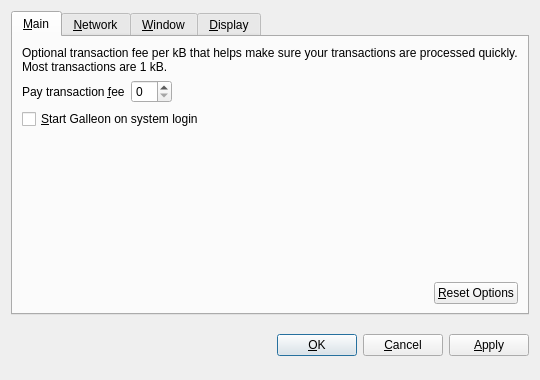
<?xml version="1.0" encoding="UTF-8"?>
<ui version="4.0">
 <class>OptionsDialog</class>
 <widget class="QDialog" name="OptionsDialog">
  <property name="geometry">
   <rect>
    <x>0</x>
    <y>0</y>
    <width>540</width>
    <height>380</height>
   </rect>
  </property>
  <property name="windowTitle">
   <string>Options</string>
  </property>
  <property name="modal">
   <bool>true</bool>
  </property>
  <layout class="QVBoxLayout" name="verticalLayout">
   <item>
    <widget class="QTabWidget" name="tabWidget">
     <property name="tabPosition">
      <enum>QTabWidget::North</enum>
     </property>
     <property name="currentIndex">
      <number>0</number>
     </property>
     <widget class="QWidget" name="tabMain">
      <attribute name="title">
       <string>&amp;Main</string>
      </attribute>
      <layout class="QVBoxLayout" name="verticalLayout_Main">
       <item>
        <widget class="QLabel" name="transactionFeeInfoLabel">
         <property name="text">
          <string>Optional transaction fee per kB that helps make sure your transactions are processed quickly. Most transactions are 1 kB.</string>
         </property>
         <property name="textFormat">
          <enum>Qt::PlainText</enum>
         </property>
         <property name="wordWrap">
          <bool>true</bool>
         </property>
        </widget>
       </item>
       <item>
        <layout class="QHBoxLayout" name="horizontalLayout_1_Main">
         <item>
          <widget class="QLabel" name="transactionFeeLabel">
           <property name="text">
            <string>Pay transaction &amp;fee</string>
           </property>
           <property name="textFormat">
            <enum>Qt::PlainText</enum>
           </property>
           <property name="buddy">
            <cstring>transactionFee</cstring>
           </property>
          </widget>
         </item>
         <item>
          <widget class="BitcoinAmountField" name="transactionFee"/>
         </item>
         <item>
          <spacer name="horizontalSpacer_1_Main">
           <property name="orientation">
            <enum>Qt::Horizontal</enum>
           </property>
           <property name="sizeHint" stdset="0">
            <size>
             <width>40</width>
             <height>20</height>
            </size>
           </property>
          </spacer>
         </item>
        </layout>
       </item>
       <item>
        <widget class="QCheckBox" name="bitcoinAtStartup">
         <property name="toolTip">
          <string>Automatically start Galleon after logging in to the system.</string>
         </property>
         <property name="text">
          <string>&amp;Start Galleon on system login</string>
         </property>
        </widget>
       </item>
       <item>
        <spacer name="verticalSpacer_Main">
         <property name="orientation">
          <enum>Qt::Vertical</enum>
         </property>
         <property name="sizeHint" stdset="0">
          <size>
           <width>20</width>
           <height>40</height>
          </size>
         </property>
        </spacer>
       </item>
       <item>
        <layout class="QHBoxLayout" name="horizontalLayout_2_Main">
         <item>
          <spacer name="horizontalSpacer_2_Main">
           <property name="orientation">
            <enum>Qt::Horizontal</enum>
           </property>
           <property name="sizeHint" stdset="0">
            <size>
             <width>40</width>
             <height>20</height>
            </size>
           </property>
          </spacer>
         </item>
         <item>
          <widget class="QPushButton" name="resetButton">
           <property name="toolTip">
            <string>Reset all client options to default.</string>
           </property>
           <property name="text">
            <string>&amp;Reset Options</string>
           </property>
           <property name="autoDefault">
            <bool>false</bool>
           </property>
          </widget>
         </item>
        </layout>
       </item>
      </layout>
     </widget>
     <widget class="QWidget" name="tabNetwork">
      <attribute name="title">
       <string>&amp;Network</string>
      </attribute>
      <layout class="QVBoxLayout" name="verticalLayout_Network">
       <item>
        <widget class="QCheckBox" name="mapPortUpnp">
         <property name="toolTip">
          <string>Automatically open the Galleon client port on the router. This only works when your router supports UPnP and it is enabled.</string>
         </property>
         <property name="text">
          <string>Map port using &amp;UPnP</string>
         </property>
        </widget>
       </item>
       <item>
        <widget class="QCheckBox" name="connectSocks">
         <property name="toolTip">
          <string>Connect to the Galleon network through a SOCKS proxy (e.g. when connecting through Tor).</string>
         </property>
         <property name="text">
          <string>&amp;Connect through SOCKS proxy:</string>
         </property>
        </widget>
       </item>
       <item>
        <layout class="QHBoxLayout" name="horizontalLayout_Network">
         <item>
          <widget class="QLabel" name="proxyIpLabel">
           <property name="text">
            <string>Proxy &amp;IP:</string>
           </property>
           <property name="textFormat">
            <enum>Qt::PlainText</enum>
           </property>
           <property name="buddy">
            <cstring>proxyIp</cstring>
           </property>
          </widget>
         </item>
         <item>
          <widget class="QValidatedLineEdit" name="proxyIp">
           <property name="maximumSize">
            <size>
             <width>140</width>
             <height>16777215</height>
            </size>
           </property>
           <property name="toolTip">
            <string>IP address of the proxy (e.g. 127.0.0.1)</string>
           </property>
          </widget>
         </item>
         <item>
          <widget class="QLabel" name="proxyPortLabel">
           <property name="text">
            <string>&amp;Port:</string>
           </property>
           <property name="textFormat">
            <enum>Qt::PlainText</enum>
           </property>
           <property name="buddy">
            <cstring>proxyPort</cstring>
           </property>
          </widget>
         </item>
         <item>
          <widget class="QLineEdit" name="proxyPort">
           <property name="maximumSize">
            <size>
             <width>55</width>
             <height>16777215</height>
            </size>
           </property>
           <property name="toolTip">
            <string>Port of the proxy (e.g. 9050)</string>
           </property>
          </widget>
         </item>
         <item>
          <widget class="QLabel" name="socksVersionLabel">
           <property name="text">
            <string>SOCKS &amp;Version:</string>
           </property>
           <property name="textFormat">
            <enum>Qt::PlainText</enum>
           </property>
           <property name="buddy">
            <cstring>socksVersion</cstring>
           </property>
          </widget>
         </item>
         <item>
          <widget class="QValueComboBox" name="socksVersion">
           <property name="toolTip">
            <string>SOCKS version of the proxy (e.g. 5)</string>
           </property>
          </widget>
         </item>
         <item>
          <spacer name="horizontalSpacer_Network">
           <property name="orientation">
            <enum>Qt::Horizontal</enum>
           </property>
           <property name="sizeHint" stdset="0">
            <size>
             <width>40</width>
             <height>20</height>
            </size>
           </property>
          </spacer>
         </item>
        </layout>
       </item>
       <item>
        <spacer name="verticalSpacer_Network">
         <property name="orientation">
          <enum>Qt::Vertical</enum>
         </property>
         <property name="sizeHint" stdset="0">
          <size>
           <width>20</width>
           <height>40</height>
          </size>
         </property>
        </spacer>
       </item>
      </layout>
     </widget>
     <widget class="QWidget" name="tabWindow">
      <attribute name="title">
       <string>&amp;Window</string>
      </attribute>
      <layout class="QVBoxLayout" name="verticalLayout_Window">
       <item>
        <widget class="QCheckBox" name="minimizeToTray">
         <property name="toolTip">
          <string>Show only a tray icon after minimizing the window.</string>
         </property>
         <property name="text">
          <string>&amp;Minimize to the tray instead of the taskbar</string>
         </property>
        </widget>
       </item>
       <item>
        <widget class="QCheckBox" name="minimizeOnClose">
         <property name="toolTip">
          <string>Minimize instead of exit the application when the window is closed. When this option is enabled, the application will be closed only after selecting Quit in the menu.</string>
         </property>
         <property name="text">
          <string>M&amp;inimize on close</string>
         </property>
        </widget>
       </item>
       <item>
        <spacer name="verticalSpacer_Window">
         <property name="orientation">
          <enum>Qt::Vertical</enum>
         </property>
         <property name="sizeHint" stdset="0">
          <size>
           <width>20</width>
           <height>40</height>
          </size>
         </property>
        </spacer>
       </item>
      </layout>
     </widget>
     <widget class="QWidget" name="tabDisplay">
      <attribute name="title">
       <string>&amp;Display</string>
      </attribute>
      <layout class="QVBoxLayout" name="verticalLayout_Display">
       <item>
        <layout class="QHBoxLayout" name="horizontalLayout_1_Display">
         <item>
          <widget class="QLabel" name="langLabel">
           <property name="text">
            <string>User Interface &amp;language:</string>
           </property>
           <property name="textFormat">
            <enum>Qt::PlainText</enum>
           </property>
           <property name="buddy">
            <cstring>lang</cstring>
           </property>
          </widget>
         </item>
         <item>
          <widget class="QValueComboBox" name="lang">
           <property name="toolTip">
            <string>The user interface language can be set here. This setting will take effect after restarting Galleon.</string>
           </property>
          </widget>
         </item>
        </layout>
       </item>
       <item>
        <layout class="QHBoxLayout" name="horizontalLayout_2_Display">
         <item>
          <widget class="QLabel" name="unitLabel">
           <property name="text">
            <string>&amp;Unit to show amounts in:</string>
           </property>
           <property name="textFormat">
            <enum>Qt::PlainText</enum>
           </property>
           <property name="buddy">
            <cstring>unit</cstring>
           </property>
          </widget>
         </item>
         <item>
          <widget class="QValueComboBox" name="unit">
           <property name="toolTip">
            <string>Choose the default subdivision unit to show in the interface and when sending coins.</string>
           </property>
          </widget>
         </item>
        </layout>
       </item>
       <item>
        <widget class="QCheckBox" name="displayAddresses">
         <property name="toolTip">
          <string>Whether to show Galleon addresses in the transaction list or not.</string>
         </property>
         <property name="text">
          <string>&amp;Display addresses in transaction list</string>
         </property>
        </widget>
       </item>
       <item>
        <spacer name="verticalSpacer_Display">
         <property name="orientation">
          <enum>Qt::Vertical</enum>
         </property>
         <property name="sizeHint" stdset="0">
          <size>
           <width>20</width>
           <height>40</height>
          </size>
         </property>
        </spacer>
       </item>
      </layout>
     </widget>
    </widget>
   </item>
   <item>
    <layout class="QHBoxLayout" name="horizontalLayout_Buttons">
     <item>
      <spacer name="horizontalSpacer_1">
       <property name="orientation">
        <enum>Qt::Horizontal</enum>
       </property>
       <property name="sizeHint" stdset="0">
        <size>
         <width>40</width>
         <height>48</height>
        </size>
       </property>
      </spacer>
     </item>
     <item>
      <widget class="QLabel" name="statusLabel">
       <property name="font">
        <font>
         <weight>75</weight>
         <bold>true</bold>
        </font>
       </property>
       <property name="text">
        <string/>
       </property>
       <property name="textFormat">
        <enum>Qt::PlainText</enum>
       </property>
       <property name="wordWrap">
        <bool>true</bool>
       </property>
      </widget>
     </item>
     <item>
      <spacer name="horizontalSpacer_2">
       <property name="orientation">
        <enum>Qt::Horizontal</enum>
       </property>
       <property name="sizeHint" stdset="0">
        <size>
         <width>40</width>
         <height>48</height>
        </size>
       </property>
      </spacer>
     </item>
     <item>
      <widget class="QPushButton" name="okButton">
       <property name="text">
        <string>&amp;OK</string>
       </property>
      </widget>
     </item>
     <item>
      <widget class="QPushButton" name="cancelButton">
       <property name="text">
        <string>&amp;Cancel</string>
       </property>
       <property name="autoDefault">
        <bool>false</bool>
       </property>
      </widget>
     </item>
     <item>
      <widget class="QPushButton" name="applyButton">
       <property name="text">
        <string>&amp;Apply</string>
       </property>
       <property name="autoDefault">
        <bool>false</bool>
       </property>
      </widget>
     </item>
    </layout>
   </item>
  </layout>
 </widget>
 <customwidgets>
  <customwidget>
   <class>BitcoinAmountField</class>
   <extends>QSpinBox</extends>
   <header>bitcoinamountfield.h</header>
  </customwidget>
  <customwidget>
   <class>QValueComboBox</class>
   <extends>QComboBox</extends>
   <header>qvaluecombobox.h</header>
  </customwidget>
  <customwidget>
   <class>QValidatedLineEdit</class>
   <extends>QLineEdit</extends>
   <header>qvalidatedlineedit.h</header>
  </customwidget>
 </customwidgets>
 <resources/>
 <connections/>
</ui>
